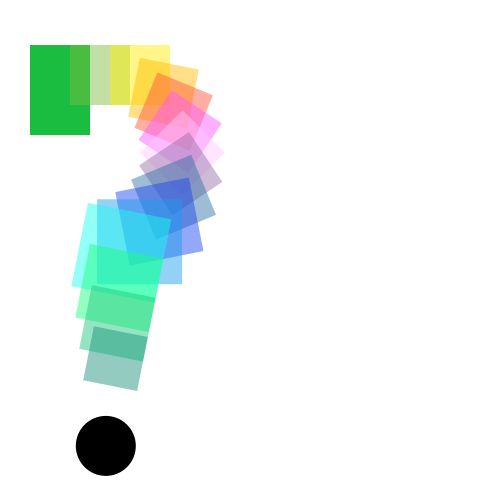
Frame 1 (no input)
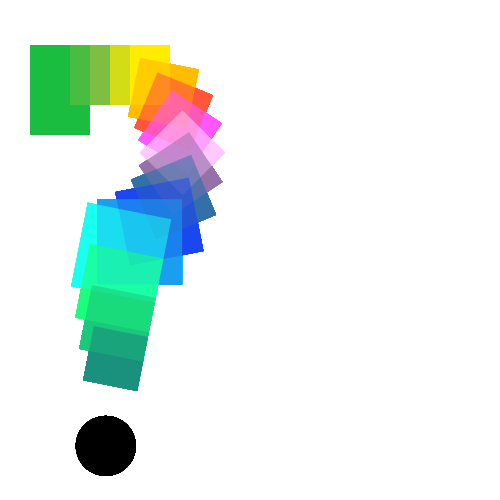
Frame 60 (the mouse pressed at the canvas centre just before this capture)
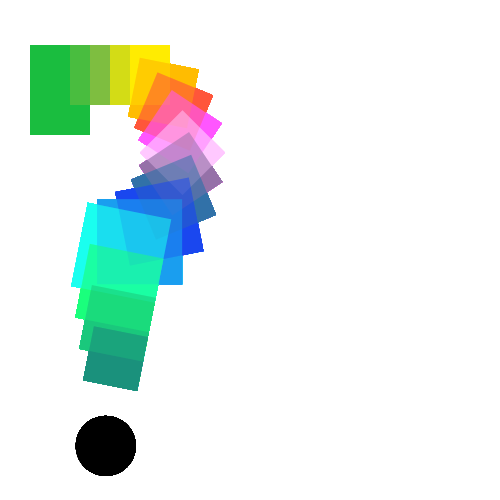
Frame 120 (the mouse held since frame 60 and released just before this capture)

The Processing sketch that drew these frames (run headless with seeded random() and noise(); from frame 60 on, the mouse is pressed at the canvas centre):

// Processing sketch: processing_83947
// ── processing_83947.pde

void setup()
{
  size(500,500);
  background(255);
}

void draw()
{
  noStroke();
  fill(26,189,63);
  rect(30,75,60,60);
  
  noStroke();
  fill(26,189,63);
  rect(30,45,60,60); //vert 
  
  noStroke();
  fill(126,189,63,120);
  translate(40,0);
  rect(30,45,60,60); // vert clair
  
  noStroke();
  fill(255,236,0,120);
  translate(40,0);
  rect(30,45,60,60); // jaune
  
  noStroke();
  fill(255,186,0,120);
  rotate(PI/16);
  translate(40,0);
  rect(30,45,60,60); // orange
  
  noStroke();
  fill(255,86,58,120);
  rotate(PI/16);
  translate(30,0);
  rect(30,45,60,60); // rouge
  
  noStroke();
  fill(255,86,255,120);
  rotate(PI/16);
  translate(30,0);
  rect(30,45,60,60); // rose
  
  noStroke();
  fill(255,200,255,120);
  rotate(PI/16);
  translate(30,0);
  rect(30,45,60,60); // rose clair
  
  noStroke();
  fill(149,113,167,120);
  rotate(PI/16);
  translate(30,0);
  rect(30,45,60,60); // violet
  
  noStroke();
  fill(49,113,167,120);
  rotate(PI/16);
  translate(30,0);
  rect(30,45,65,65); // bleu
  
  noStroke();
  fill(25,71,239,120);
  rotate(PI/16);
  translate(30,0);
  rect(30,45,75,75); // bleu foncé
  
  noStroke();
  fill(25,158,239,120);
  rotate(PI/16);
  translate(30,0);
  rect(30,45,85,85); // bleu clair
  
  noStroke();
  fill(25,255,239,120);
  rotate(PI/16);
  translate(30,0);
  rect(30,45,85,85); // bleu très clair
  
  noStroke();
  fill(25,255,123,120);
  translate(40,0);
  rect(30,45,75,75); // vert clair
  
  noStroke();
  fill(25,199,123,120);
  translate(40,0);
  rect(30,45,65,65); // vert
  
  noStroke();
  fill(25,145,123,120);
  translate(40,0);
  rect(30,45,55,55); // vert foncé
  
  fill(0); 
  ellipse(145,65,60,60);
  
  //noLoop();
}
